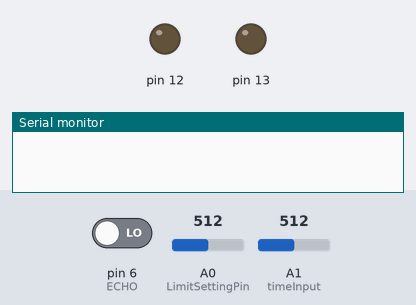
Simulated run of this sketch. Board: Arduino Uno, built with avr-gcc and run on an emulated ATmega328P. Shown: output pins drawn as LEDs (lit = HIGH), the last lines printed to the serial monitor. The inputs (shaded band) are chosen by the test bench; at power-on: pin 6 (ECHO) LOW, A0 (LimitSettingPin) = 512, A1 (timeInput) = 512. Pins used as bus, display or sensor lines are not drawn.

Above: at 0.1 s.
At 1.1 s:
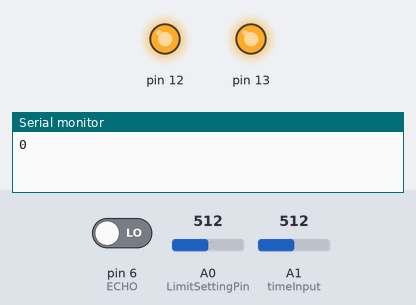
Timing chart, 0 to 3.6 s (numbered marks = the images above):
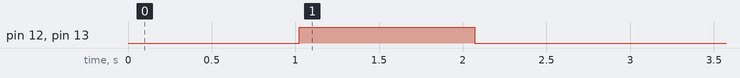

The sketch:

ultra_dispenser.ino
```cpp
const int TRIG=7;
const int ECHO=6;
const int LimitSettingPin=A0;
const int timeInput=A1;
int minDistance=0;
int maxDistance=1000;
int minTime=100;
int maxTime=2000;
long duration;
long distance;
int delay_time;
int flag = 0;

void setup()
{
  Serial.begin(9600);
  pinMode(TRIG,OUTPUT);
  pinMode(ECHO,INPUT);
  pinMode(12,OUTPUT);
  pinMode(13,OUTPUT);
}

void loop()
{
  int distanceLimit;
  int currentDistance;
  boolean DistanceSensorEnabled = true;
  currentDistance = getDistance();
  distanceLimit = map(analogRead(LimitSettingPin), 0, 1023, minDistance,maxDistance);
  delay_time = map(analogRead(timeInput), 0, 1023, minTime,maxTime);
  Serial.println(distance);
  delay(10);

  if(flag == 0 && currentDistance < distanceLimit)
  {
    digitalWrite(13,HIGH);
    digitalWrite(12,HIGH);
    delay(delay_time);
    digitalWrite(12,LOW);
    digitalWrite(13,LOW);
    flag = 1;
  }
  if(currentDistance > distanceLimit+100)
  {
    flag = 0;
    digitalWrite(12,LOW);
    digitalWrite(13,LOW);
    delay(10);
  }
}

long getDistance()
{
  digitalWrite(TRIG,LOW);
  delay(2);
  digitalWrite(TRIG,HIGH);
  delay(10);
  digitalWrite(TRIG,LOW);
  duration=pulseIn(ECHO,HIGH);
  distance=.343*(duration/2);
  return distance;
}
```

Measured:
- by itself, pin 12, pin 13: LOW → HIGH at 1.0 s, → LOW 1.1 s later
